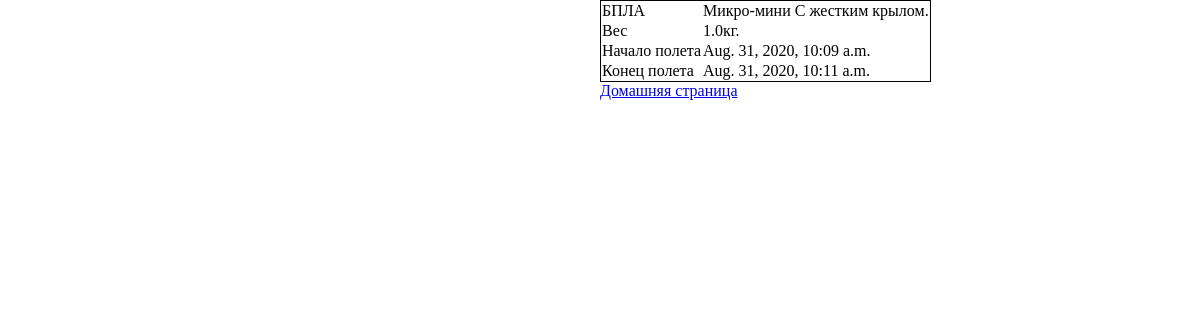
The page /flightAnalytics/1/ on the database its author committed.
### flightBAS/models.py (models this page shows, shortened)
class Flight(models.Model):
    owner = models.ForeignKey(User, on_delete = models.CASCADE)
    dron = models.ForeignKey(Bas, on_delete = models.CASCADE)
    start_flight = models.DateTimeField(null = True)
    end_flight = models.DateTimeField(null = True)
    polygon = jsonfield.JSONField()
    class Meta:
        verbose_name = 'Полет'
        verbose_name_plural = 'Полеты'

### regBAS/models.py (models this page shows, shortened)
class Bas(models.Model):
    types = (
        ("С жестким крылом", "С жестким крылом"),
        ("С гибким крылом", "С гибким крылом"),
        ("С вращающимся крылом", "С вращающимся крылом"),
        ("С машущим крылом", "С машущим крылом"),
        ("Аэростатические", "Аэростатические")
    )
    classifications = (
        ("Микро-мини", "Микро-мини"),
        ("Лёгкий малого радиуса", "Лёгкий малого радиуса"),
        ("Лёгкий среднего радиуса", "Лёгкий среднего радиуса"),
        ("Средний", "Средний"),
        ("Средне-тяжелый", "Средне-тяжелый"),
        ("Тяжелый среднего радиуса", "Тяжелый среднего радиуса"),
        ("Тяжелый с продолжительным полетом", "Тяжелый с продолжительным полетом"),
        ("Боевой", "Боевой")
    )
    verify = (
        ("На проверке", "На проверке"),
        ("Верифирован", "Верифирован"),
        ("Отказ", "Отказ")
    )
    owner = models.ForeignKey(User, on_delete = models.CASCADE)
    type = models.CharField("Тип БПЛА", choices = types, max_length = 64)
    classification = models.CharField("Класс БПЛА", choices = classifications, max_length = 64)
    weight = models.FloatField("Вес БПЛА")
    photo = models.ImageField(upload_to='BPLA_images')
    verification = models.CharField("Статус верификации", choices = verify, max_length = 64)
    class Meta:
        verbose_name = 'БПЛА'
        verbose_name_plural = 'БПЛА'

### analytics/views.py (the view)
# urls.py: path('flightAnalytics/<int:id>/', analytics.views.flight_analytics, name='flight_analytics'),
def flight_analytics(request, id):
	flight = fb.Flight.objects.get(id = id)
	context = {"flight": flight}
	return render(request, "analytics/analytics.html", context)

### analytics/templates/analytics/analytics.html (shortened to what this page needs)
{% load static from staticfiles %}
<!doctype html>
<html>
    <head>
        <link href="https://api.tiles.mapbox.com/mapbox-gl-js/v0.44.0/mapbox-gl.css" rel="stylesheet" />
    </head>
    <body>
        <div class="info">
            <table class="table-info">
                <tr>
                    <td>
                        БПЛА
                    </td>
                    <td>
                        {{ flight.dron.classification}} {{ flight.dron.type}}.
                    </td>
                </tr>
                <tr>
                    <td>Вес</td>
                    <td>{{ flight.dron.weight }}кг.</td>
                </tr>
                <tr>
                    <td>Начало полета</td>
                    <td>{{ flight.start_flight }}</td>
                </tr>
                <tr>
                    <td>Конец полета</td>
                    <td>{{ flight.end_flight }}</td>
                </tr>
            </table>
            <a href="{% url 'homepage' %}">Домашняя страница</a>
        </div>
        <div id="map" class="map"></div>
    </body>
</html>

### analytics/templates/analytics/analytics.html (style rules this page uses)
body { margin: 0; padding: 0; }
.map { display: inline-block; position: absolute; width: 50%; height: 50%; top: 0; }
.info { width: 50%; height: 50%; float: right; }
.table-info { border: 1px solid black; border-collapse: collapse; }

### rows shown on the page
Flight: dron.classification "Микро-мини", dron.type "С жестким крылом", dron.weight "1.0", start_flight "Aug. 31, 2020, 10:09 a.m.", end_flight "Aug. 31, 2020, 10:11 a.m."
